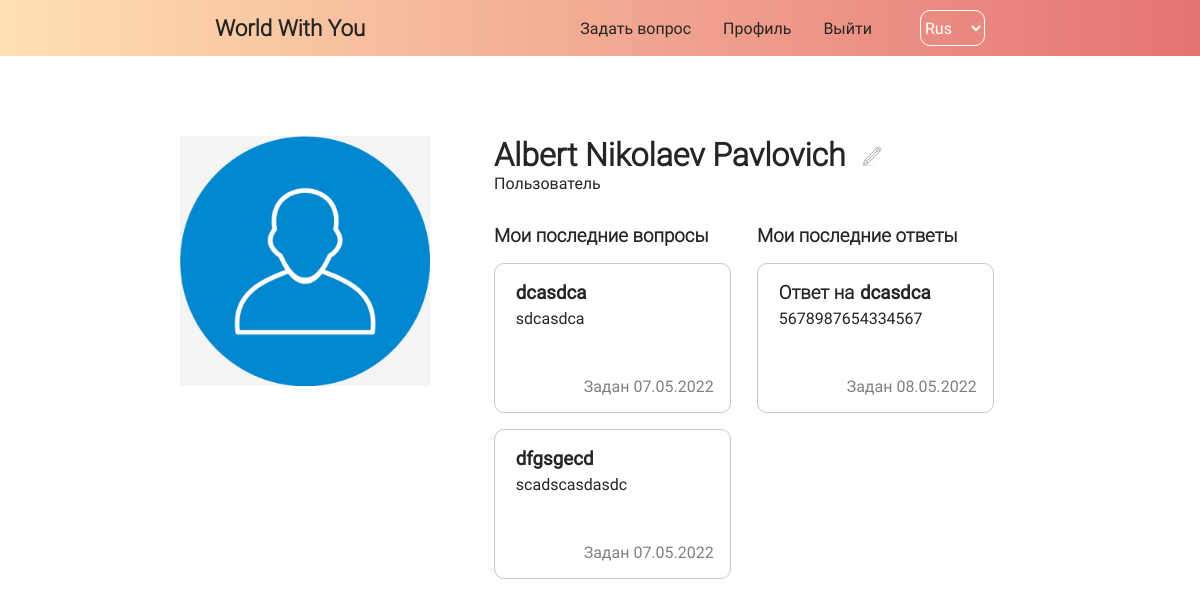
The page /homeforum/RU/profile/1 (signed in) on the database as committed earlier.
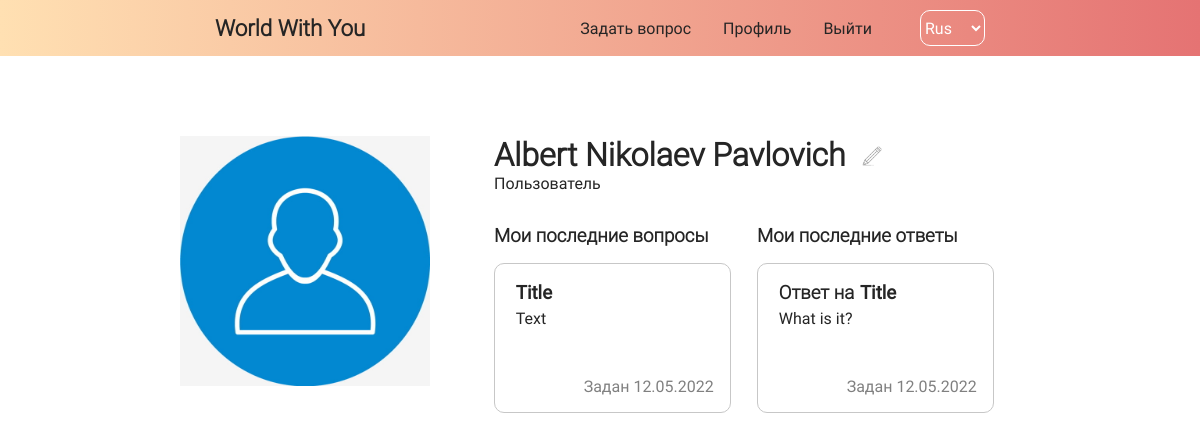
The same page on the database as committed later.
### data/topics.py (models this page shows)
class Topics(SqlAlchemyBase):
    __tablename__ = 'topics'
    id = sqlalchemy.Column(sqlalchemy.Integer, primary_key=True, autoincrement=True)
    header = sqlalchemy.Column(sqlalchemy.String, nullable=True)
    content = sqlalchemy.Column(sqlalchemy.String, nullable=True)
    created_at = sqlalchemy.Column(sqlalchemy.DateTime, default=datetime.datetime.now)
    user_id = sqlalchemy.Column(sqlalchemy.Integer, sqlalchemy.ForeignKey("users.id"))
    user = orm.relationship('User')

### data/comments.py (models this page shows)
class Comments(SqlAlchemyBase):
    __tablename__ = 'comments'
    id = sqlalchemy.Column(sqlalchemy.Integer, primary_key=True, autoincrement=True)
    content = sqlalchemy.Column(sqlalchemy.String, nullable=True)
    created_at = sqlalchemy.Column(sqlalchemy.DateTime, default=datetime.datetime.now)
    topics_id = sqlalchemy.Column(sqlalchemy.Integer, sqlalchemy.ForeignKey("topics.id"))
    user_id = sqlalchemy.Column(sqlalchemy.Integer, sqlalchemy.ForeignKey("users.id"))
    topics = orm.relationship('Topics')
    user = orm.relationship('User')

### views.py (the view)
@login_required
def profil(username_id, lang=global_lang_of_site):
    global_lang_of_site = lang
    db_sess = db_session.create_session()
    user = db_sess.query(User).filter(User.id == username_id).first()
    questions_of_user = db_sess.query(Topics).order_by(desc(Topics.created_at)).filter(Topics.user_id == username_id).all()[:2]
    answers_of_user = db_sess.query(Comments).order_by(desc(Comments.created_at)).filter(Comments.user_id == username_id).all()[:2]
    users_answer_with_keys = work_with_date_topics(db_sess.query(Topics).all())
    return render_template('user_page.html', person=user, flag=FLAG,
                           list_lang_site=list_lang_site, lang_now=lang, lang_btn=True,
                           questions_of_user=questions_of_user, answers_of_user=answers_of_user, users_answer_with_keys=users_answer_with_keys)

### add_to_data.py (called while the page is built)
def work_with_date_topics(list_of_ex):
	slovar = {}
	for i in list_of_ex:
		slovar[i.id] = [i.header, i.content, i.created_at, i.user_id]
	return slovar

### data/db_session.py (called while the page is built)
def create_session() -> Session:
    global __factory
    return __factory()

### main.py (called while the page is built)
@login_manager.user_loader
def load_user(user_id):
    db_sess = db_session.create_session()
    return db_sess.query(User).get(user_id)

### templates/user_page.html (shortened to what this page needs)
{% extends 'base.html' %}
{% block links %}
<link rel="stylesheet" href="{{ url_for('static', filename='css/index.css') }}">
{% endblock %}
{% block content %}
<div class="fullwidth">
	<div class="profile__container">
		{% if person.ava_photo %}
		{% else %}
		<img src="{{url_for('static', filename='imgs/ava.jpg')}}" class="profile__avatar" alt="">
		{% endif %}
		<div class="profile__main">
			<div class="profile__user">
				<div style="display: flex; align-items: center; gap: 1em;">
					<h1>{{person.name}} {{person.surname}} {{person.patronymic}}</h1>
					{% if person.id == current_user.id %}
					<a href="{{ url_for('profile_edit', username_id=current_user.id, lang=lang_now)}}"><img class="editImg" title="Редактировать" src="{{url_for('static', filename='imgs/edit.png')}}" alt="edit"></a>
					{% endif %}
				</div>
				<p>{{list_lang_site[lang_now][list_lang_site['RU'].index(person.role)]}}</p>
			</div>
			{% if questions_of_user %}
			<div class="profile__last">
				<div class="profile__last__questions">
					<h3>{{ list_lang_site[lang_now][33] }}</h3>
					<div class="profile__last__wrap">
						{% for item_que in questions_of_user %}
						<article class="last__wrap__article">
							<h3><a href="{{ url_for('sometopic', id_topic=item_que.id, name_topic=item_que.header, lang=lang_now) }}">{{ item_que.header }}</a></h3>
							<p>{{ item_que.content }}</p>
							<span class="last__wrap__article__meta">{{ list_lang_site[lang_now][22] }} {{item_que.created_at.strftime('%d.%m.%Y')}}</span>
						</article>
						{% endfor %}
					</div>
				</div>
				{% endif %}
				{% if answers_of_user %}
				<div class="profile__last__answers">
					<h3>{{ list_lang_site[lang_now][34] }}</h3>
					<div class="profile__last__wrap">
						{% for item_ans in answers_of_user %}
						<article class="last__wrap__article">
							<h3>{{ list_lang_site[lang_now][35] }}<b><a href="{{ url_for('sometopic', id_topic=item_ans.topics_id, name_topic=users_answer_with_keys[item_ans.topics_id][0], lang=lang_now) }}">{{users_answer_with_keys[item_ans.topics_id][0] }}</a></b></h3>
							<p>{{ item_ans.content }}</p>
							<span class="last__wrap__article__meta">{{ list_lang_site[lang_now][22] }} {{item_ans.created_at.strftime('%d.%m.%Y')}}</span>
						</article>
						{% endfor %}
					</div>
				</div>
				{% endif %}
			</div>
		</div>
	</div>
</div>
{% endblock %}

Rows that differ between the two databases and show on the page:
no longer on this page (row edited): Topics: header "dcasdca", content "sdcasdca", list_lang_site "Задан", created_at "07.05.2022"
no longer on this page (row edited): Topics: header "dfgsgecd", content "scadscasdasdc", list_lang_site "Задан", created_at "07.05.2022"
no longer on this page (row edited): Comments: list_lang_site "Ответ на", content "5678987654334567", list_lang_site "Задан", created_at "08.05.2022"
now on this page (row edited): Topics: header "Title", content "Text", list_lang_site "Задан", created_at "12.05.2022"
now on this page (row edited): Comments: list_lang_site "Ответ на", content "What is it?", list_lang_site "Задан", created_at "12.05.2022"
